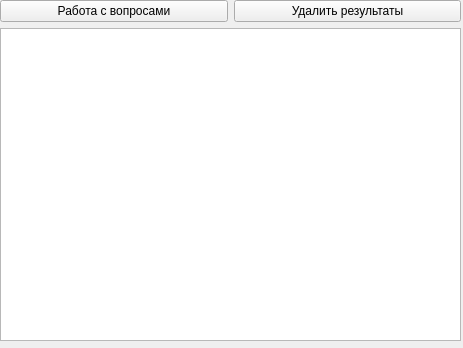
<?xml version="1.0" encoding="UTF-8"?>
<ui version="4.0">
 <class>Form_server</class>
 <widget class="QWidget" name="Form_server">
  <property name="geometry">
   <rect>
    <x>0</x>
    <y>0</y>
    <width>463</width>
    <height>348</height>
   </rect>
  </property>
  <property name="windowTitle">
   <string>Server</string>
  </property>
  <widget class="QWidget" name="verticalLayoutWidget_3">
   <property name="geometry">
    <rect>
     <x>0</x>
     <y>0</y>
     <width>461</width>
     <height>341</height>
    </rect>
   </property>
   <layout class="QVBoxLayout" name="verticalLayout_3">
    <item>
     <layout class="QHBoxLayout" name="horizontalLayout">
      <item>
       <layout class="QVBoxLayout" name="verticalLayout">
        <item>
         <widget class="QPushButton" name="pushButton_work_db">
          <property name="text">
           <string>Работа с вопросами</string>
          </property>
         </widget>
        </item>
       </layout>
      </item>
      <item>
       <layout class="QVBoxLayout" name="verticalLayout_2">
        <item>
         <widget class="QPushButton" name="pushButton_delete_all">
          <property name="text">
           <string>Удалить результаты</string>
          </property>
         </widget>
        </item>
       </layout>
      </item>
     </layout>
    </item>
    <item>
     <layout class="QHBoxLayout" name="horizontalLayout_2">
      <property name="sizeConstraint">
       <enum>QLayout::SetNoConstraint</enum>
      </property>
      <item>
       <widget class="QTableWidget" name="tableWidget_server"/>
      </item>
     </layout>
    </item>
   </layout>
  </widget>
 </widget>
 <resources/>
 <connections/>
</ui>
